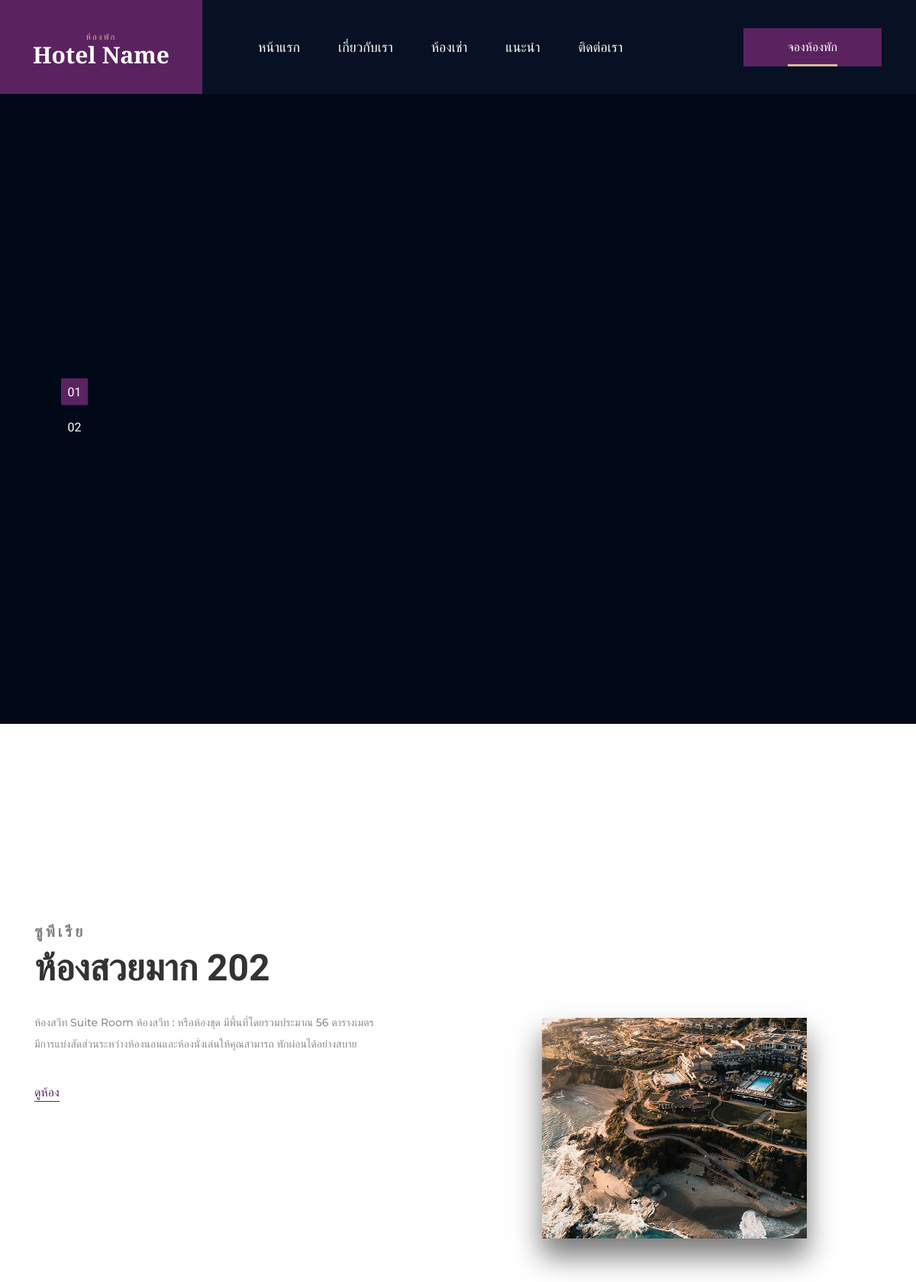
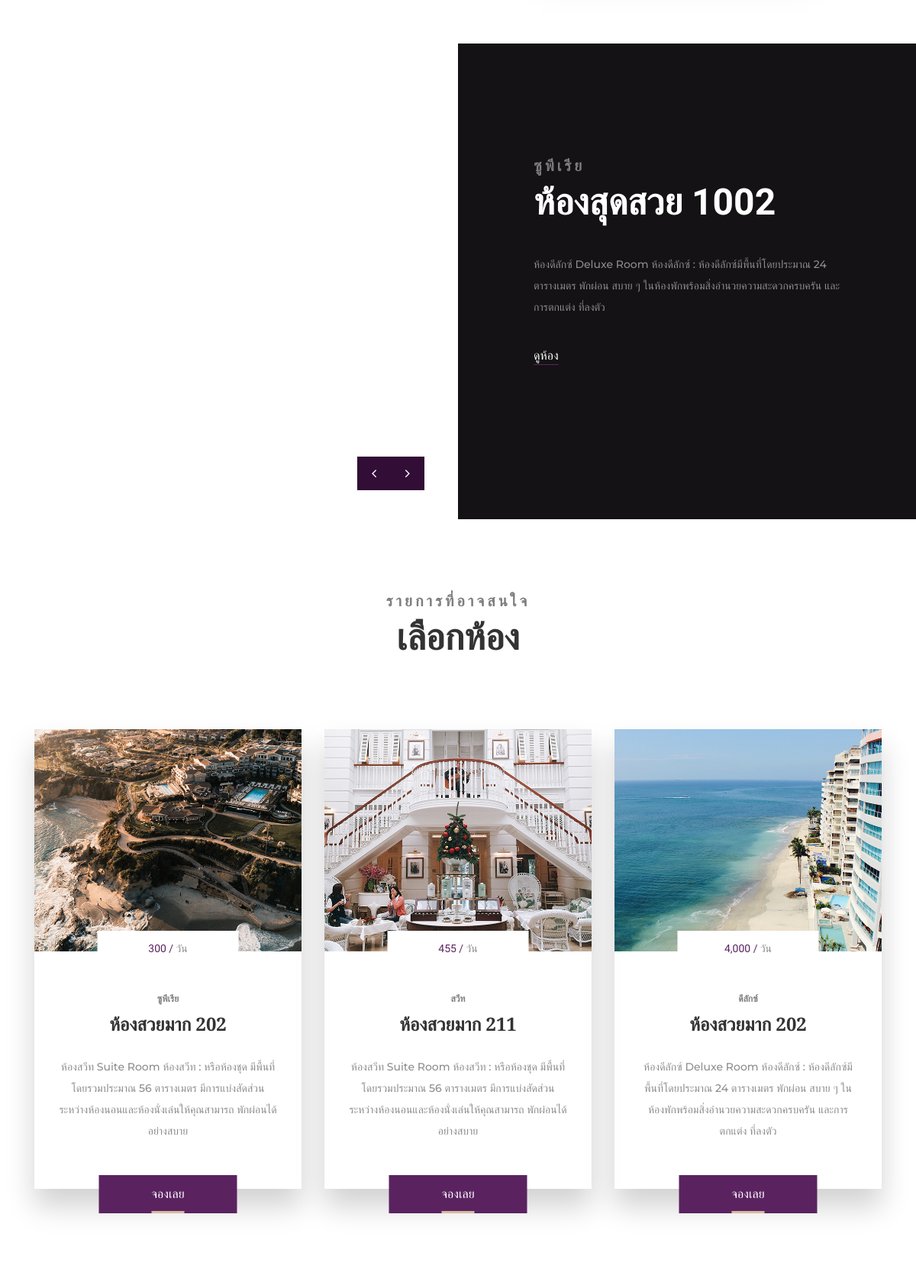
The page / (upper part) on the database its author committed (2 pictures, top to bottom).
### tables this page shows
CREATE TABLE `slide` (
  `id` int(11) NOT NULL AUTO_INCREMENT,
  `name` varchar(255) NOT NULL,
  `text_field` varchar(255) DEFAULT NULL,
  `title_field` varchar(50) DEFAULT NULL,
  `image` varchar(255) NOT NULL,
  `url` text NOT NULL,
  PRIMARY KEY (`id`)
);

CREATE TABLE `type_room` (
  `id` int(11) NOT NULL AUTO_INCREMENT,
  `name` varchar(100) NOT NULL,
  `price_light` int(11) DEFAULT NULL,
  `price_water` int(11) DEFAULT NULL,
  `created_at` datetime DEFAULT NULL,
  `updated_at` datetime DEFAULT NULL,
  PRIMARY KEY (`id`)
);

CREATE TABLE `rooms` (
  `id` int(11) NOT NULL AUTO_INCREMENT,
  `remark` text,
  `price_month` int(11) DEFAULT NULL,
  `price_day` int(11) DEFAULT NULL,
  `detail` text,
  `thumbnail` varchar(200) DEFAULT NULL,
  `floor` int(11) DEFAULT NULL,
  `room_name` varchar(255) DEFAULT NULL,
  `meter_water` int(11) DEFAULT NULL,
  `meter_light` int(11) DEFAULT NULL,
  `type_id` int(11) DEFAULT NULL,
  `status` varchar(255) DEFAULT NULL,
  `count_meter_water` int(11) DEFAULT NULL,
  `count_meter_light` int(11) DEFAULT NULL,
  PRIMARY KEY (`id`)
);

CREATE TABLE `room_photos` (
  `id` int(11) NOT NULL AUTO_INCREMENT,
  `destination` varchar(255) DEFAULT NULL,
  `filename` varchar(255) DEFAULT NULL,
  `room_id` int(11) NOT NULL,
  PRIMARY KEY (`id`)
);

### index.php (the view, shortened to what this page needs)
<?php include "connection/connection.php" ?>
<?php
	$rooms = sprintf('SELECT * FROM rooms ORDER BY RAND() LIMIT 5');
	$rooms = $con->query($rooms);
 ?>
<!DOCTYPE html>
<html lang="en">
<head>
<?php include "template/header.php" ?>
</head>
<body>
<div class="super_container">
	<?php include "template/header-html.php"  ?>
	<div class="home">
		<div class="home_slider_container">
			<div class="home_slider_dots">
				<ul id="home_slider_custom_dots" class="home_slider_custom_dots">
					<?php
					$i = 0;
					$slides = $con->query('SELECT * FROM slide ORDER BY id desc LIMIT 5 ');
					while($num_slide = $slides->fetch_object()) { ?>
					<li class="home_slider_custom_dot <?php echo $i == 0 ? 'active' : '' ?>">0<?php echo ++$i ?></li>
					<?php } ?>
				</ul>
			</div>
		</div>
	</div>
	<div class="intro">
		<div class="container">
			<div class="row row-lg-eq-height">
				<div class="col-lg-5 intro_col">
					<div class="intro_container d-flex flex-column align-items-start justify-content-center magic_up">
						<div class="intro_content">
							<div class="section_title_container">
								<div class="section_subtitle">
									<?php
									$room = $rooms->fetch_object();
									$type = $con->query(sprintf("SELECT * FROM type_room WHERE id = '%s'", $room->type_id))->fetch_object();
									echo $type->name;
									 ?>
								</div>
								<div class="section_title"><h2><?php echo $room->room_name ?></h2></div>
							</div>
							<div class="intro_text">
								<p><?php echo $room->detail ?></p>
							</div>
							<div class="intro_link"><a href="room-detail.php?id=<?php echo $room->id ?>">ดูห้อง</a></div>
						</div>
					</div>
				</div>
				<div class="col-lg-7 intro_col">
					<div class="intro_images magic_up">
						<?php
						$photos = $con->query(sprintf("SELECT * FROM room_photos WHERE room_id = '%s' ORDER BY RAND() LIMIT 3", $room->id));
						$i = 0 ;
						 ?>
						 <?php while($photo = $photos->fetch_object()) { ?>
						<div class="intro_<?php echo ++$i; ?> intro_img"><img src="backoffice\<?php echo $photo->destination ?>" alt=""></div>
						<?php } ?>
					</div>
				</div>
			</div>
		</div>
	</div>
	<div class="big_room">
		<div class="container-fluid">
			<div class="row row-xl-eq-height">
				<div class="col-xl-6 order-xl-1 order-2">
					<div class="big_room_slider_container">
							<?php
							$room = $rooms->fetch_object();
							 ?>
						<div class="big_room_slider_nav_container d-flex flex-row align-items-start justify-content-start">
							<div class="big_room_slider_prev big_room_slider_nav"><i class="fa fa-angle-left" aria-hidden="true"></i></div>
							<div class="big_room_slider_next big_room_slider_nav"><i class="fa fa-angle-right" aria-hidden="true"></i></div>
						</div>
					</div>
				</div>
				<div class="col-xl-6 order-xl-2 order-1">
					<div class="big_room_content">
						<div class="big_room_content_inner magic_up">
							<div class="section_title_container">
								<div class="section_subtitle">
									<?php
									$type = $con->query(sprintf("SELECT * FROM type_room WHERE id = '%s'", $room->type_id))->fetch_object();
									echo $type->name;
									 ?>
								</div>
								<div class="section_title"><h2><?php echo $room->room_name ?></h2></div>
							</div>
							<div class="big_room_text">
								<p><?php echo $room->detail ?></p>
								<div class="intro_link"><a style="color:#fff" href="room-detail.php?id=<?php echo $room->id ?>">ดูห้อง</a></div>
							</div>
						</div>
					</div>
				</div>
			</div>
		</div>
	</div>
	<div class="rooms">
		<div class="container">
			<div class="row">
				<div class="col">
					<div class="section_title_container text-center magic_up">
						<div class="section_subtitle">รายการที่อาจสนใจ</div>
						<div class="section_title"><h2>เลือกห้อง</h2></div>
					</div>
				</div>
			</div>
			<div class="row room_row magic_up">
				<?php while($room = $rooms->fetch_object()) { ?>
				<div class="col-lg-4 room_col">
					<div class="room">
						<div class="room_image"><img src="backoffice/<?php echo $room->thumbnail ?>" ></div>
						<div class="room_content text-center">
							<div class="room_price"><?php echo number_format($room->price_day , 0) ?> / <span>วัน</span></div>
							<div class="room_type">
								<?php
								$type = $con->query(sprintf("SELECT * FROM type_room WHERE id = '%s'", $room->type_id))->fetch_object();
								echo $type->name;
								 ?>
							</div>
							<div class="room_title"><a href="rooms.html"><?php echo $room->room_name ?></a></div>
							<div class="room_text">
								<p><?php echo $room->detail ?></p>
							</div>
							<a href="room-detail.php?id=<?php echo $room->id ?>" class="button_container room_button"><div class="button text-center"><span>จองเลย</span></div></a>
						</div>
					</div>
				</div>
			<?php } ?>
			</div>
		</div>
	</div>
<?php include "template/footer.php" ?>
</body>
</html>

### assets/styles/responsive.css (style rules this page uses)
@media only screen and (max-width: 1440px) { .home_slider_dots { left: 80px; } }
@media only screen and (max-width: 1380px) { .big_room_text p { -webkit-column-count: 1; -moz-column-count: 1; column-count: 1; -webkit-column-gap: 0px; -moz-column-gap: 0px; column-gap: 0px; } }

### template/header.php (style rules this page uses)
body, h2, h3 { font-family: 'Mitr', sans-serif !important; }
.intro_img { max-width: 347px !important; }
.section_subtitle { font-size: 20px !important; }

### rows shown on the page
type_room: name "ซูพีเรีย"
rooms: room_name "ห้องสวยมาก 202", detail "ห้องสวีท Suite Room ห้องสวีท : หรือห้องชุด มีพื้นที่โดยรวมประมาณ 56 ตารางเมตร มีการแบ่งสัดส่วนระหว่างห้องนอนและห้องนั่งเล่นให้คุณสามารถ พักผ่อนได้อย่างสบาย"
room_photos: destination (picture)
rooms: room_name "ห้องสุดสวย 1002", detail "ห้องดีลักซ์ Deluxe Room ห้องดีลักซ์ : ห้องดีลักซ์มีพื้นที่โดยประมาณ 24 ตารางเมตร พักผ่อน สบาย ๆ ในห้องพักพร้อมสิ่งอำนวยความสะดวกครบครัน และการตกแต่ง ที่ลงตัว"
rooms: thumbnail (picture), price_day "300", type_room.name "ซูพีเรีย", room_name "ห้องสวยมาก 202", detail "ห้องสวีท Suite Room ห้องสวีท : หรือห้องชุด มีพื้นที่โดยรวมประมาณ 56 ตารางเมตร มีการแบ่งสัดส่วนระหว่างห้องนอนและห้องนั่งเล่นให้คุณสามารถ พักผ่อนได้อย่างสบาย"
rooms: thumbnail (picture), price_day "455", type_room.name "สวีท", room_name "ห้องสวยมาก 211", detail "ห้องสวีท Suite Room ห้องสวีท : หรือห้องชุด มีพื้นที่โดยรวมประมาณ 56 ตารางเมตร มีการแบ่งสัดส่วนระหว่างห้องนอนและห้องนั่งเล่นให้คุณสามารถ พักผ่อนได้อย่างสบาย"
rooms: thumbnail (picture), price_day "4,000", type_room.name "ดีลักซ์", room_name "ห้องสวยมาก 202", detail "ห้องดีลักซ์ Deluxe Room ห้องดีลักซ์ : ห้องดีลักซ์มีพื้นที่โดยประมาณ 24 ตารางเมตร พักผ่อน สบาย ๆ ในห้องพักพร้อมสิ่งอำนวยความสะดวกครบครัน และการตกแต่ง ที่ลงตัว"

### other values the page prints
__NAME__ "Hotel Name"
